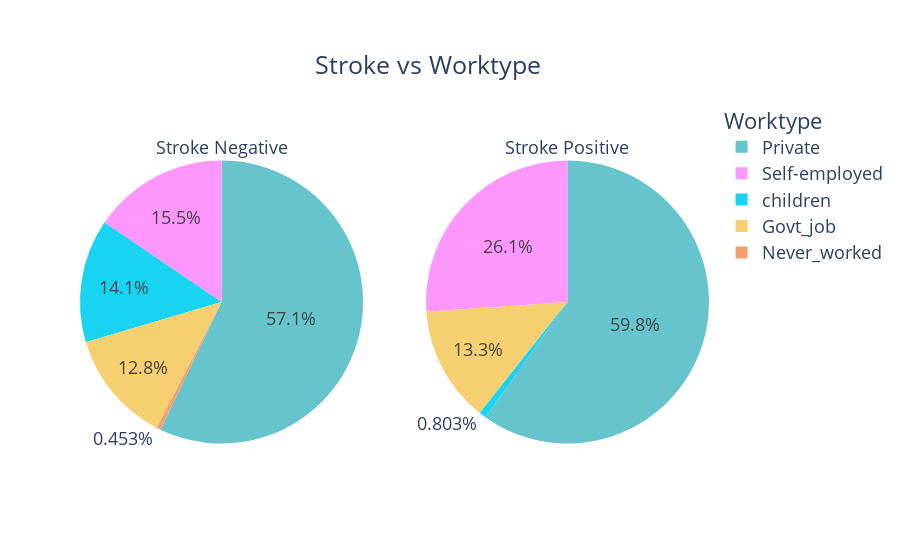

Here is the notebook cell this chart was saved with:
### Markdown cell above
<h4 style = "background-color: white; color : #F6416C; font-size: 20px; font-family:Lucida Sans; font-weight: 3; border-radius: 75px 150px; text-align: left"> 2.6 Does work pressure can cause Stroke ?</h4>

### Code cell
counts0 = Counter(df[df['stroke']==0]['work_type'])
counts1 = Counter(df[df['stroke']==1]['work_type'])
fig = make_subplots(rows=1, cols=2, specs=[[{"type": "pie"}, {"type": "pie"}]])

fig.add_trace(go.Pie(
     values=[item[1] for item in sorted(counts0.items())],
     labels=[item[0] for item in sorted(counts0.items())],
     domain=dict(x=[0, 0.5]),
     name="Stroke Negative",title='Stroke Negative'), 
     row=1, col=1)
fig.update_traces(marker=dict(colors=['#F6CF70','#F59F70','#66C4CC','#FF97FF','19D3F3']))

fig.add_trace(go.Pie(
     values=[item[1] for item in sorted(counts1.items())],
     labels=[item[0] for item in sorted(counts1.items())],
     domain=dict(x=[0.5, 1.0]),
     name="Stroke Positive",title='Stroke Positive'),
    row=1, col=2)

fig.update_layout(
    title={'text':'Stroke vs Worktype','xanchor':'left','yanchor': 'top','y':0.9,'x':0.35},
    xaxis_title="X Axis Title",
    yaxis_title="Y Axis Title",
    legend_title="Worktype",
    font=dict(size=18)
)


fig.show()

### Figure 1 — Plotly figure (JSON) as saved in the notebook; plotly's stock layout.template omitted (floating-point values rounded to 4 significant figures)
{"data": [{"domain": {"x": [0.0, 0.45], "y": [0.0, 1.0]}, "labels": ["Govt_job", "Never_worked", "Private", "Self-employed", "children"], "marker": {"colors": ["#F6CF70", "#F59F70", "#66C4CC", "#FF97FF", "19D3F3"]}, "name": "Stroke Negative", "title": {"text": "Stroke Negative"}, "type": "pie", "values": [624, 22, 2776, 754, 685]}, {"domain": {"x": [0.55, 1.0], "y": [0.0, 1.0]}, "labels": ["Govt_job", "Private", "Self-employed", "children"], "name": "Stroke Positive", "title": {"text": "Stroke Positive"}, "type": "pie", "values": [33, 149, 65, 2]}], "layout": {"font": {"size": 18}, "legend": {"title": {"text": "Worktype"}}, "title": {"text": "Stroke vs Worktype", "x": 0.35, "xanchor": "left", "y": 0.9, "yanchor": "top"}, "xaxis": {"title": {"text": "X Axis Title"}}, "yaxis": {"title": {"text": "Y Axis Title"}}}}
